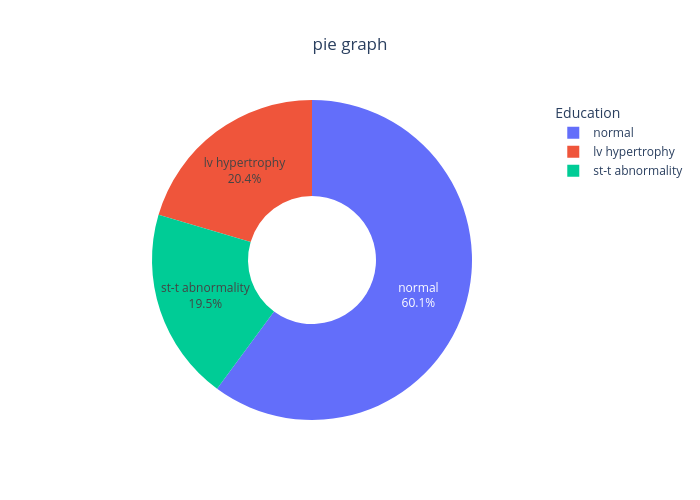

Write notebook code for a chart like this one.
### Code cell
fig=px.pie(df,names="restecg",title="pie graph",hole=0.4)
fig.update_traces(textinfo="percent+label")
fig.update_layout(title_x=0.5, template="plotly_white", width=700, height=500,legend_title="Education")
fig.show()

### Figure 1 — Plotly figure (JSON) as saved in the notebook; plotly's stock layout.template omitted (floating-point values rounded to 4 significant figures; data arrays with more than 128 entries replaced by an {"elided": "..."} marker saying what was removed)
{"data": [{"domain": {"x": [0, 1], "y": [0, 1]}, "hole": 0.4, "hovertemplate": "restecg=%{label}<extra></extra>", "labels": {"elided": "920 str values"}, "legendgroup": "", "name": "", "showlegend": true, "textinfo": "percent+label", "type": "pie"}], "layout": {"height": 500, "legend": {"title": {"text": "Education"}, "tracegroupgap": 0}, "title": {"text": "pie graph", "x": 0.5}, "width": 700}}
